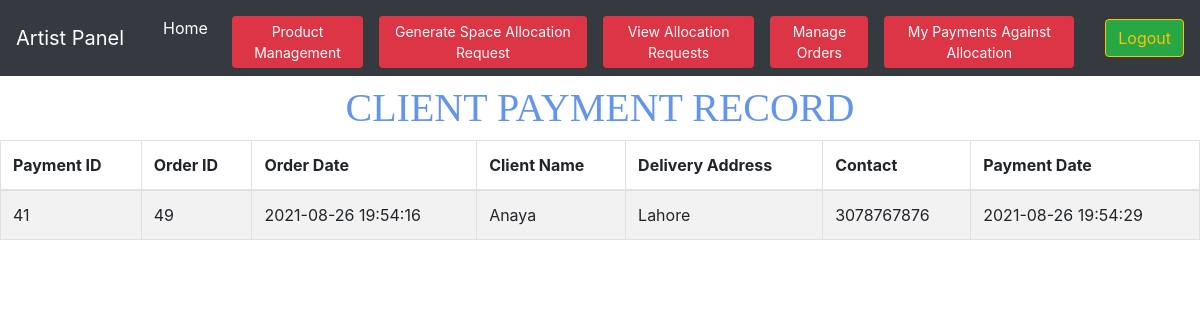
Screenshot of /artist/viewClientsPayments.php with the database file from the repository.
### tables this page shows
CREATE TABLE `payment` (
  `Payment_ID` int(200) NOT NULL,
  `clients_id` int(200) NOT NULL,
  `orders_id` int(200) NOT NULL,
  `amount` varchar(200) NOT NULL,
  `payment_method` varchar(100) NOT NULL,
  `date` datetime NOT NULL,
  `products_id` int(200) NOT NULL
);

CREATE TABLE `orders` (
  `order_id` int(200) NOT NULL,
  `order_user` int(200) NOT NULL,
  `delivery_address` varchar(200) NOT NULL,
  `order_contact` bigint(200) NOT NULL,
  `province` varchar(100) NOT NULL,
  `city` varchar(100) NOT NULL,
  `order_date` datetime NOT NULL,
  `order_status` varchar(200) NOT NULL
);

CREATE TABLE `client` (
  `client_id` int(200) NOT NULL,
  `clientName` varchar(200) NOT NULL,
  `Contact_no` varchar(200) NOT NULL,
  `Address` varchar(200) NOT NULL,
  `Email` varchar(200) NOT NULL,
  `Username` varchar(200) NOT NULL,
  `password` varchar(200) NOT NULL
);

### artist/viewClientsPayments.php (the view, shortened to what this page needs)
<?php
require '../database.php';
include_once('artistheader.php');
?>
<h1>Client Payment Record</h1>
<table class=" table table-striped table-bordered">
	<thead>
<tr>
<th>Payment ID</th>
<th>Order ID</th>
<th>Order Date</th>
<th>Client Name</th>
<th>Delivery Address </th>
<th>Contact</th>
<th>Payment Date</th>
</tr>
</thead>
<?PHP
	$query = "SELECT * FROM payment Inner Join client ON client.client_id=payment.clients_id inner join orders on orders.order_id=payment.orders_id";
			$results=mysqli_query($connection,$query);
				if($results){
				if(mysqli_num_rows($results)){
					while($row = mysqli_fetch_object($results))
					{
						$Payment_ID = $row->Payment_ID;
						$orderid = $row->orders_id;
						$order_date = $row->order_date;
						$clientname = $row->clientName;
						$Address = $row->delivery_address;
						$Contact = $row->order_contact;
						$date = $row->date;
						?>
						<tbody>
					<tr>
						<td><?php echo ($Payment_ID); ?> </td>
						<td><?php echo ($orderid); ?> </td>
						<td><?php echo ($order_date); ?> </td>
						<td><?php echo ($clientname); ?> </td>
						<td><?php echo ($Address); ?></td>
						<td><?php echo ($Contact); ?></td>
						<td><?php echo ($date); ?></td>
					</tr>
				</tbody>
						<?php
					}
			}else{ echo 'No Record available';}
		}else{ echo 'database error';}
?>
</table>
</body>
</html>

### artist/viewClientsPayments.php (style rules this page uses)
h1 { text-align: center; text-transform: uppercase; color: cornflowerblue; margin-top: 8px; font-family: ui-sans-serif; }

### rows the page displays
payment: Payment_ID "41", orders "49", orders.order_date "2021-08-26 19:54:16", client.clientName "Anaya", orders.delivery_address "Lahore", orders.order_contact "3078767876", date "2021-08-26 19:54:29"
